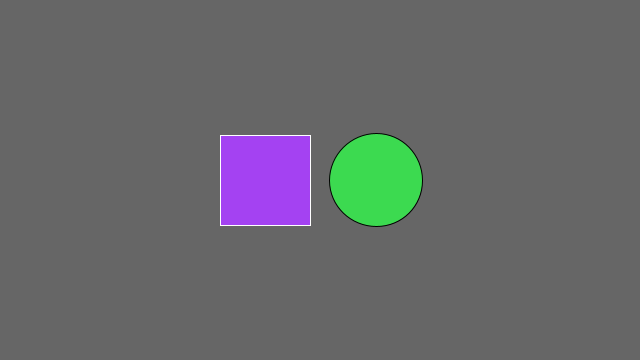
Frame 1 (no input)
Frame 60 (the mouse pressed at the canvas centre just before this capture): identical to frame 1, image omitted
Frame 120 (the mouse held since frame 60 and released just before this capture): identical to frame 1, image omitted

The Processing sketch that drew this single still picture (run headless with seeded random() and noise(); from frame 60 on, the mouse is pressed at the canvas centre):

// Processing sketch: sketch_191213b
// ── sketch_191213b.pde
int rectX, rectY;      // Position of square button
int circleX, circleY;  // Position of circle button
int rectSize = 90;     // Diameter of rect
int circleSize = 93;   // Diameter of circle
color rectColor, circleColor, baseColor;
color rectHighlight, circleHighlight;
color currentColor;
boolean rectOver = false;
boolean circleOver = false;

void setup() {
  size(640, 360);
  rectColor = color(random(255), random(255), random(255));
  rectHighlight = color(51);
  circleColor = color(random(255), random(255), random(255));
  circleHighlight = color(204);
  baseColor = color(102);
  currentColor = baseColor;
  circleX = width/2+circleSize/2+10;
  circleY = height/2;
  rectX = width/2-rectSize-10;
  rectY = height/2-rectSize/2;
  ellipseMode(CENTER);
}

void draw() {
  update(mouseX, mouseY);
  background(currentColor);
  
  if (rectOver) {
    fill(rectHighlight);
  } else {
    fill(rectColor);
  }
  stroke(255);
  rect(rectX, rectY, rectSize, rectSize);
  
  if (circleOver) {
    fill(circleHighlight);
  } else {
    fill(circleColor);
  }
  stroke(0);
  ellipse(circleX, circleY, circleSize, circleSize);
}

void update(int x, int y) {
  if ( overCircle(circleX, circleY, circleSize) ) {
    circleOver = true;
    rectOver = false;
  } else if ( overRect(rectX, rectY, rectSize, rectSize) ) {
    rectOver = true;
    circleOver = false;
  } else {
    circleOver = rectOver = false;
  }
}

void mousePressed() {
  if (circleOver) {
    currentColor = circleColor;
  }
  if (rectOver) {
    currentColor = rectColor;
  }
}

boolean overRect(int x, int y, int width, int height)  {
  if (mouseX >= x && mouseX <= x+width && 
      mouseY >= y && mouseY <= y+height) {
    return true;
  } else {
    return false;
  }
}

boolean overCircle(int x, int y, int diameter) {
  float disX = x - mouseX;
  float disY = y - mouseY;
  if (sqrt(sq(disX) + sq(disY)) < diameter/2 ) {
    return true;
  } else {
    return false;
  }
}
